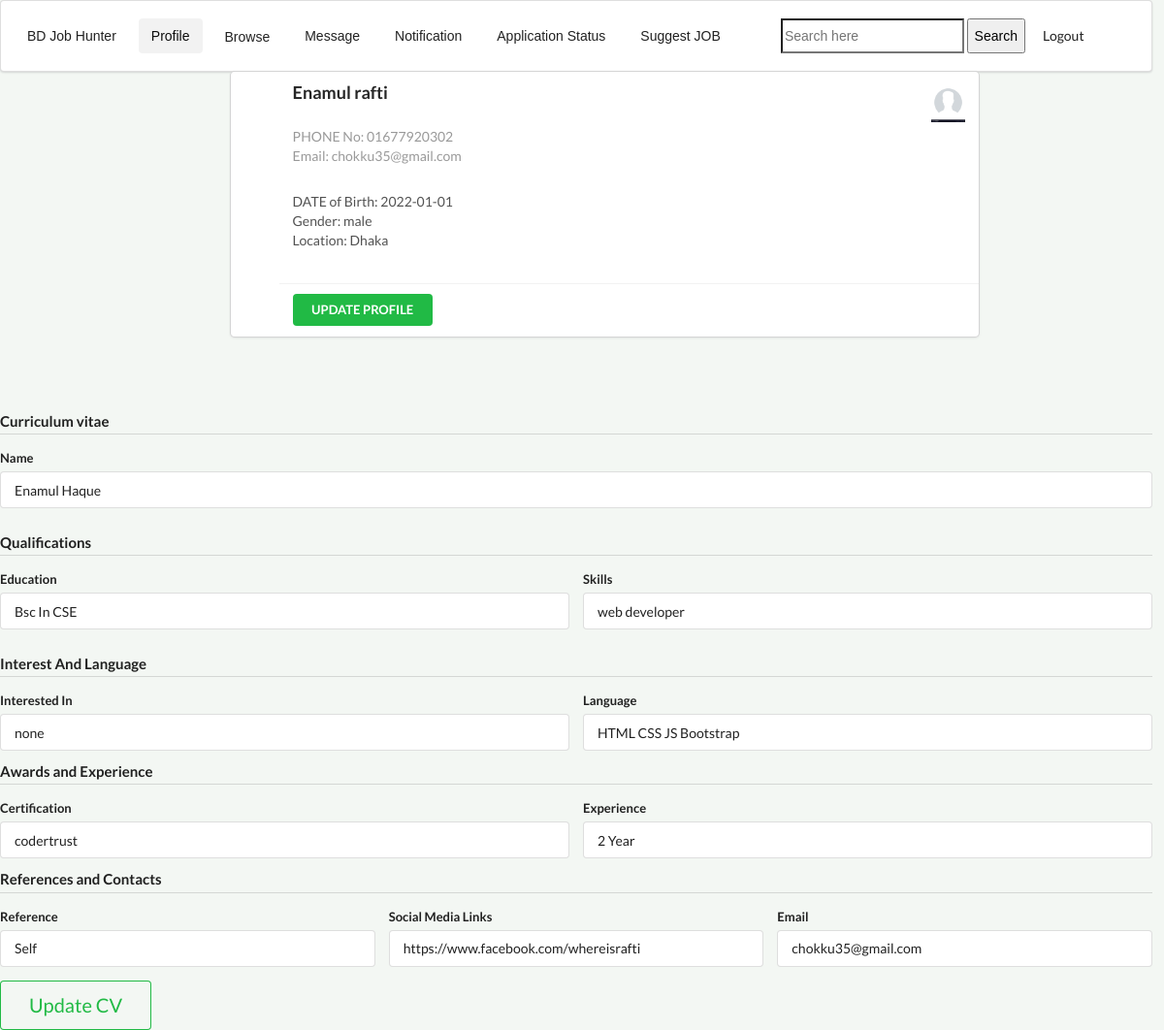
The page /profile.php (signed in) on the database its author committed.
### tables this page shows
CREATE TABLE `user` (
  `username` varchar(100) NOT NULL,
  `password` int(11) NOT NULL,
  `name` varchar(100) NOT NULL,
  `location` varchar(100) NOT NULL,
  `gender` varchar(100) NOT NULL,
  `contact` varchar(11) NOT NULL,
  `usertype` varchar(100) NOT NULL,
  `dateofbirth` date NOT NULL
);

CREATE TABLE `cv` (
  `fullname` varchar(100) NOT NULL,
  `education` varchar(200) NOT NULL,
  `skills` varchar(200) NOT NULL,
  `language` varchar(200) NOT NULL,
  `certification` varchar(200) NOT NULL,
  `experience` varchar(200) NOT NULL,
  `interest` varchar(100) NOT NULL,
  `reference` varchar(100) NOT NULL,
  `links` varchar(100) NOT NULL,
  `username` varchar(100) NOT NULL
);

### profile.php (the view, shortened to what this page needs)
<?php
if(
        isset($_SESSION['useremail'])
    &&  !empty($_SESSION['useremail'])
){
    ?>
<!DOCTYPE html>
<html>
<head>
      <?php include "css.php"; ?>
</head>
<body>
     <div class="navbar">
              <div class="ui segment">
    <div class="ui secondary  menu">
          <input class="item" type="button" value="BD Job Hunter" onclick="homefn();">
          <input class=" active  item" type="button" value="Profile" onclick="profilefn();">
           <?php include "dropdown.php"; ?>
            <input class="item" type="button" value="Message" onclick="messagefn();">
            <input class="item" type="button" value="Notification" onclick="notificationfn();">
            <input class="item" type="button" value="Application Status" onclick="statusfn();">
            <input class="item" type="button" value="Suggest JOB" onclick="suggestfn();">
  <div class="right menu">
    <div class="item">
      <div class="ui icon input">
       <form action="searchprocess.php" method="POST">
                <input type="text" name="pid" id="pid" Placeholder="Search here">
                <input type="submit"  value="Search">
            </form>
            <input class="item" type="button" value="Logout" onclick="logoutfn();">
      </div>
    </div>
  </div>
</div>
     </div>
</div>
     <div class="profile">
    <?php
                     try{
                        $conn=new PDO('mysql:host=localhost:3306;dbname=careerbuilder;','root','');
                        $conn->setAttribute(PDO::ATTR_ERRMODE,PDO::ERRMODE_EXCEPTION);
                         $mail=$_SESSION['useremail'];
                        $sqlquerystring="SELECT * FROM user WHERE username='$mail'";
                        $returnobj=$conn->query($sqlquerystring);
                            $tabledata=$returnobj->fetchAll();
                            foreach($tabledata AS $row){
                                ?>
<div class="ui cards">
  <div class="card" id="uicard">
    <div class="content">
      <img class="right floated mini ui image" src="images/maleavatar.png">
      <div class="header">
        <?php echo $row['name']; ?> <br><br>
      </div>
      <div class="meta">
        PHONE No: <?php echo $row['contact']; ?> <br>
        Email: <?php echo $row['username']; ?> <br><br>
      </div>
      <div class="description">
        DATE of Birth: <?php echo $row['dateofbirth']; ?> <br>
            Gender: <?php echo $row['gender']; ?> <br>
            Location: <?php echo $row['location']; ?> <br><br>
      </div>
    </div>
     <div class="extra content">
    <button class="ui small green button" onclick="profileupdatefn();">UPDATE PROFILE</button>
  </div>
</div>
</div>
    <br><br>
    <?php
                            }
                        }
                    catch (PDOException $ex){
                        ?>
    catch No data found
    <?php
                    }
                    ?>
   </div> <br><br>
            <?php
                     try{
                        $conn=new PDO('mysql:host=localhost:3306;dbname=careerbuilder;','root','');
                        $conn->setAttribute(PDO::ATTR_ERRMODE,PDO::ERRMODE_EXCEPTION);
                         $mail=$_SESSION['useremail'];
                        $sqlquerystring="SELECT * FROM cv WHERE username='$mail'";
                        $returnobj=$conn->query($sqlquerystring);
                        if($returnobj->rowCount()==0){
                             ?>
            <tr>
         <h3> You didnt have uploaded any cv.</h3>
        <input id="nodatafound" class="ui big green button" type="button" value="CREATE CV" onclick="cvuploadfn();">
            </tr>
            <?php
                        }
                        else{
                            $tabledata=$returnobj->fetchAll();
                            foreach($tabledata AS $row){
                                ?>
            <tr>
               <form class="ui form">
   <h4 class="ui dividing header">Curriculum vitae</h4>
   <div class="field">
    <label>Name</label>
    <input type="text" name="first-name" placeholder=" Name" value="<?php echo $row['fullname']; ?>" readonly>
  </div>
   <h4 class="ui dividing header">Qualifications</h4>
     <div class="field">
    <div class="two fields">
      <div class="field">
       <label>Education</label>
        <input type="text" name="shipping[first-name]" placeholder="First Name" value="<?php echo $row['education']; ?>" readonly>
      </div>
      <div class="field">
        <label>Skills</label>
        <input type="text" name="shipping[last-name]" placeholder="Last Name" value="<?php echo $row['skills']; ?>" readonly>
      </div>
    </div>
    </div>
       <h4 class="ui dividing header">Interest And Language</h4>
     <div class="field">
    <div class="two fields">
      <div class="field">
       <label>Interested In</label>
        <input type="text" name="shipping[first-name]" placeholder="First Name" value="<?php echo $row['interest']; ?>" readonly>
      </div>
      <div class="field">
        <label>Language</label>
        <input type="text" name="shipping[last-name]" placeholder="Last Name" value="<?php echo $row['language']; ?>" readonly>
      </div>
    </div>
    </div>
 <div class="field">
    <h4 class="ui dividing header">Awards and Experience</h4>
    <div class="two fields">
      <div class="field">
       <label>Certification</label>
        <input type="text" name="shipping[first-name]" placeholder="First Name" value="<?php echo  $row['certification']?>" readonly>
      </div>
      <div class="field">
        <label>Experience</label>
        <input type="text" name="shipping[last-name]" placeholder="Last Name" value="<?php echo $row['experience'] ?>" readonly>
      </div>
    </div>
  </div>
   <div class="field">
    <h4 class="ui dividing header">References and Contacts</h4>
    <div class="three fields">
      <div class="field">
       <label>Reference</label>
        <input type="text" name="shipping[first-name]" placeholder="First Name"  value="<?php echo $row['reference'] ?>" readonly>
      </div>
      <div class="field">
        <label>Social Media Links</label>
       <a href="<?php echo $row['links'] ?>" target="_blank"> <input type="text" name="shipping[last-name]" placeholder="Last Name" value="<?php echo $row['links'] ?>" readonly>   </a>
      </div>
      <div class="field">
        <label>Email</label>
        <input type="text" name="shipping[last-name]" placeholder="Last Name" value="<?php echo $row['username']; ?>" readonly>
      </div>
    </div>
  </div>
   <div class="ui huge buttons">
       <div class="ui basic green button" onclick="cvupdatefn();"> Update CV</div>
   </div>
</form>
            </tr>
            <?php
                            }
                        }
                        }
                    catch (PDOException $ex){
                        ?>
            catch No data found
            <?php
                    }
                    ?>
</body>
</html>
<?php
}
else{
    ?>
<script>
    location.assign('login.php')
</script>
<?php
}
?>

### css.php (style rules this page uses)
body { background-color: rgb(243,247,243); width: 99%; }
.profile { margin: auto; width: 100%; padding-left: 20%; }
#uicard { width: 80%; padding-left: 50px; }
.right { float: right; }

### rows shown on the page
user: name "Enamul rafti", contact "01677920302", username "chokku35@gmail.com", dateofbirth "2022-01-01", gender "male", location "Dhaka"
cv: first-name "Enamul Haque", education "Bsc In CSE", skills "web developer", interest "none", language "HTML CSS JS Bootstrap", certification "codertrust", experience "2 Year", reference "Self", links "https://www.facebook.com/whereisrafti", username "chokku35@gmail.com"
